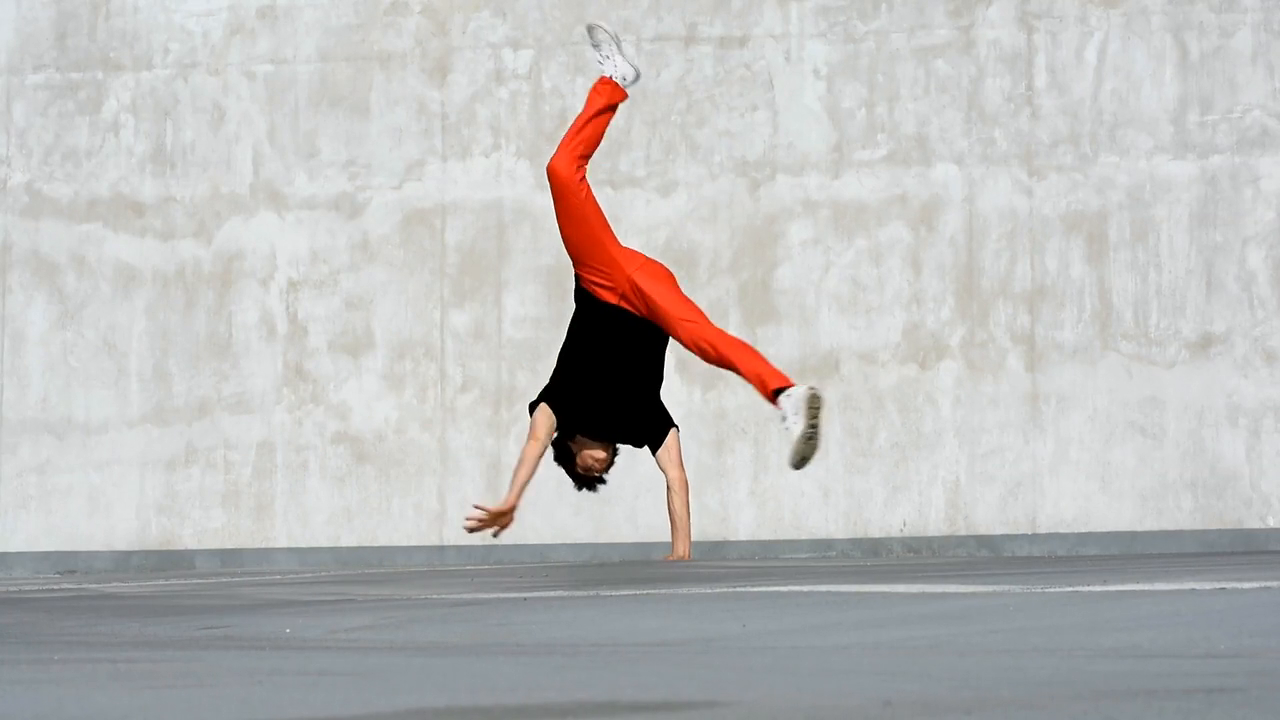
#> input picture frame 17 of Input Videos/Boy Dancing.mp4, 1280 x 720 px, given in place of Dance.mp4, which was not available
$ python videotoframes.py
#> lines starting #> are read from the running program, lines starting #| are printed output that depends on the picture; pictures that were not available may be replaced by others from this repository, and a replacement may not be noted
import cv2
import os

def extract_frames(video_path, output_folder):
    # Open the video file
    cap = cv2.VideoCapture(video_path)

    # Check if the video opened successfully
    if not cap.isOpened():
        print("Error: Unable to open the video file.")
        return

    # Get video properties
    fps = int(cap.get(cv2.CAP_PROP_FPS))
    total_frames = int(cap.get(cv2.CAP_PROP_FRAME_COUNT))

    print(f"Video FPS: {fps}")
    print(f"Total Frames: {total_frames}")

    # Create the output folder if it doesn't exist
    if not os.path.exists(output_folder):
        os.makedirs(output_folder)

    # Loop through each frame and save it as an image
    for frame_number in range(total_frames):
        ret, frame = cap.read()

        if not ret:
            print(f"Error reading frame {frame_number}")
            break

        # Save the frame as an image
        frame_filename = os.path.join(output_folder, f"frame_{frame_number:04d}.jpg")
        cv2.imwrite(frame_filename, frame)
#> this loop made 31 passes
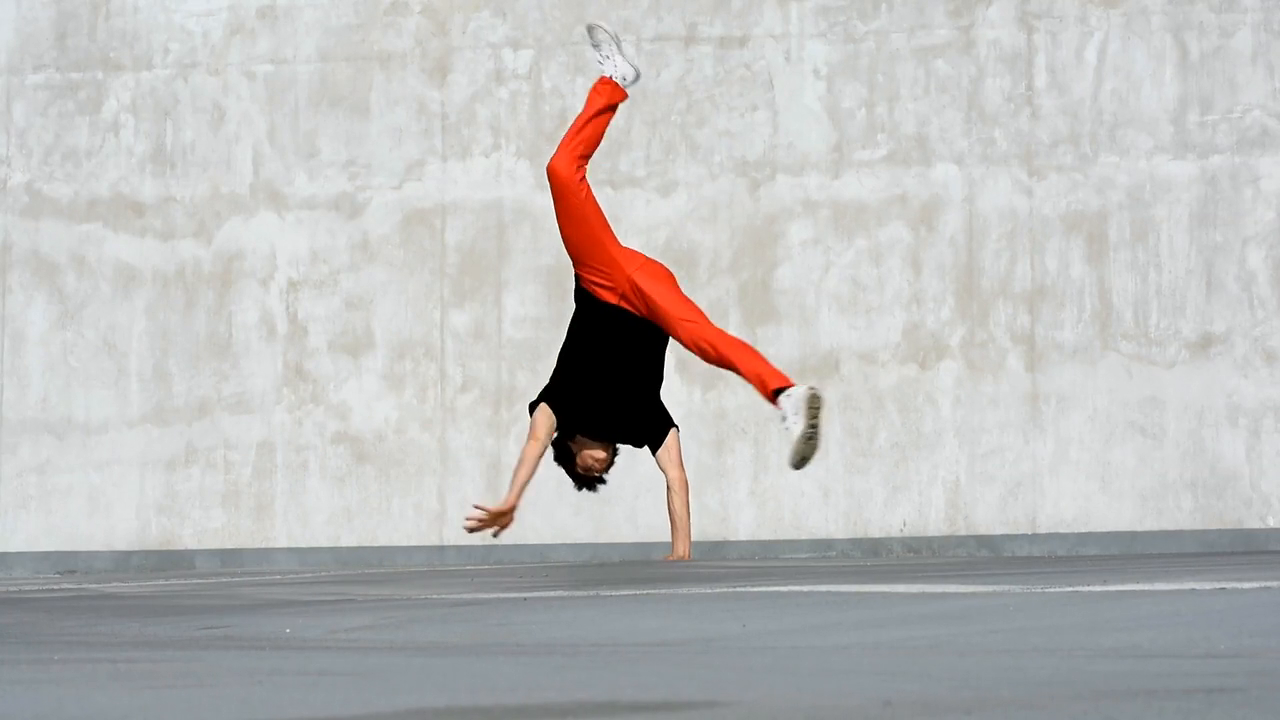
#> input picture frame 17 of Input Videos/Boy Dancing.mp4, 1280 x 720 px, given in place of Dance.mp4, which was not available
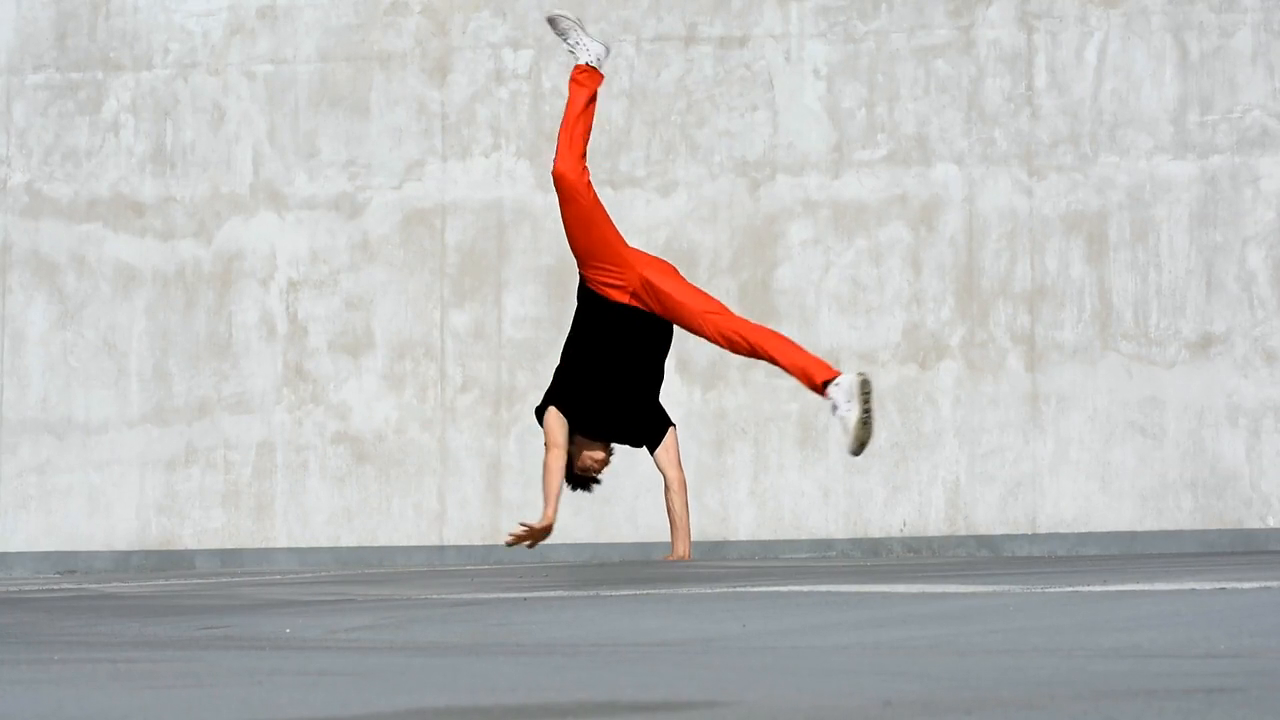
#> input picture frame 18 of Input Videos/Boy Dancing.mp4, 1280 x 720 px, given in place of Dance.mp4, which was not available
#> pass 3, in extract_frames, `ret, frame = cap.read()`:
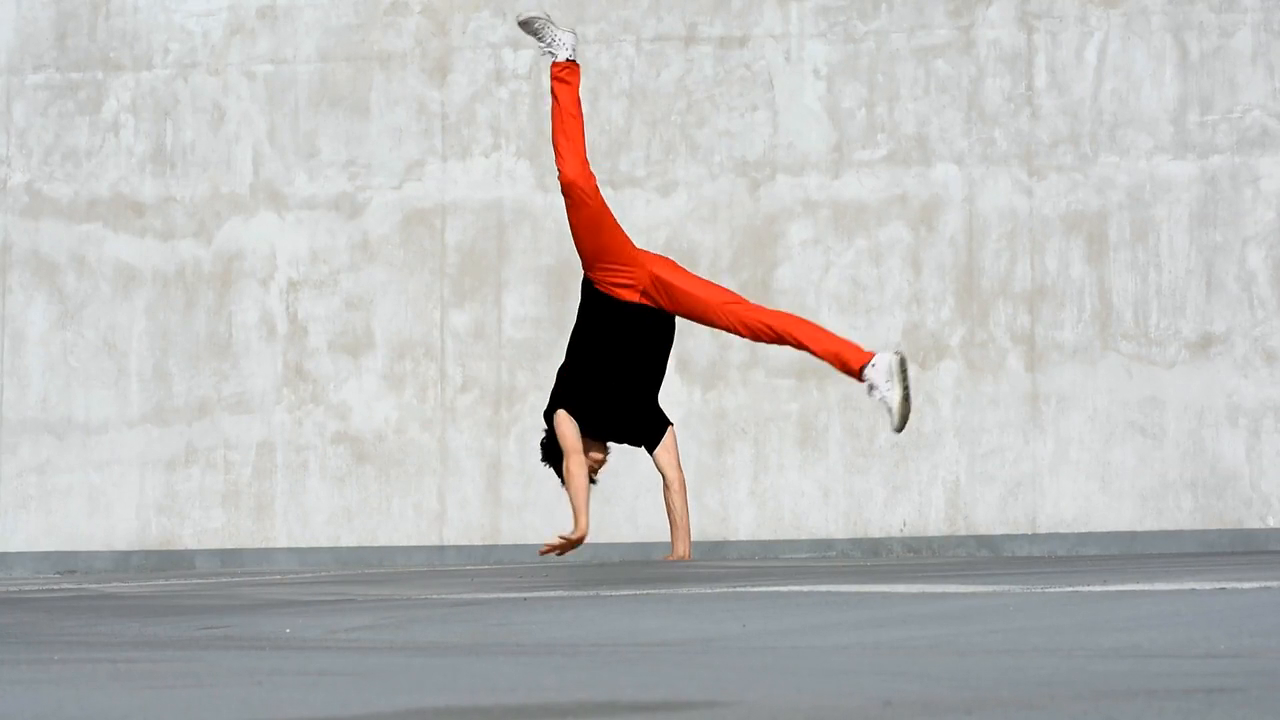
#> frame: shape (720, 1280, 3); mean B, G, R 187, 188.1, 189.2

    # Release the video capture object
    cap.release()

    print("Frames extraction completed.")

# Example usage
video_path = "/home/cs-ai-09/Group 8 DS Project/Files/Input Videos/Dance.mp4"
output_folder = "/home/cs-ai-09/Group 8 DS Project/Files/Final Result/Dance.mp4"

extract_frames(video_path, output_folder)

$ run again, starting later in the video
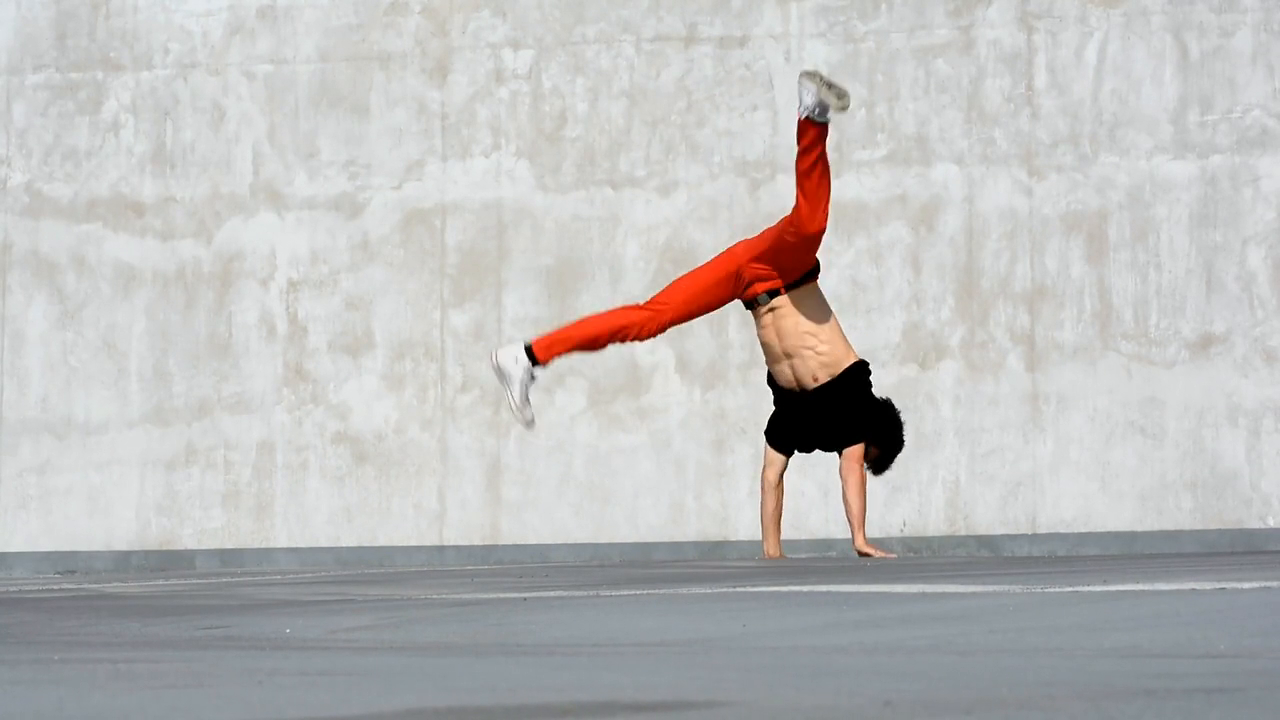
#> input picture frame 79 of Input Videos/Boy Dancing.mp4, 1280 x 720 px, given in place of Dance.mp4, which was not available
#> the loop in extract_frames, `for frame_number in range(total_frames):` made 31 passes
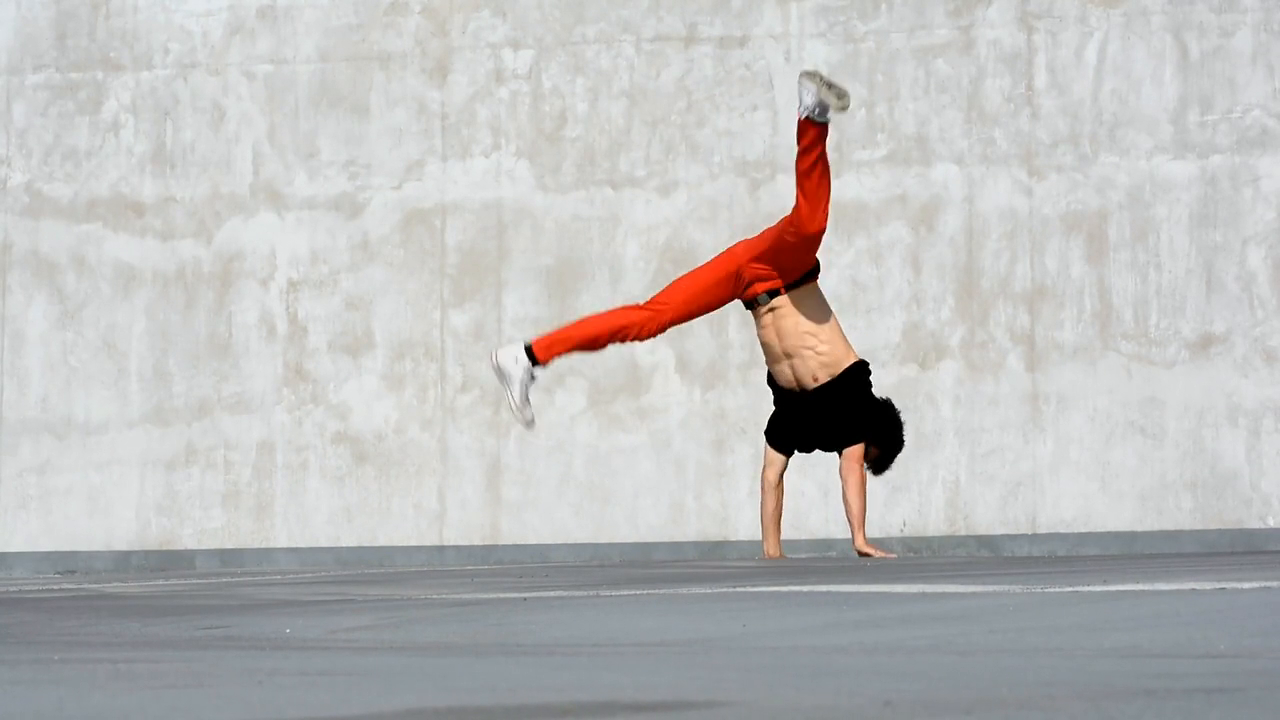
#> input picture frame 79 of Input Videos/Boy Dancing.mp4, 1280 x 720 px, given in place of Dance.mp4, which was not available
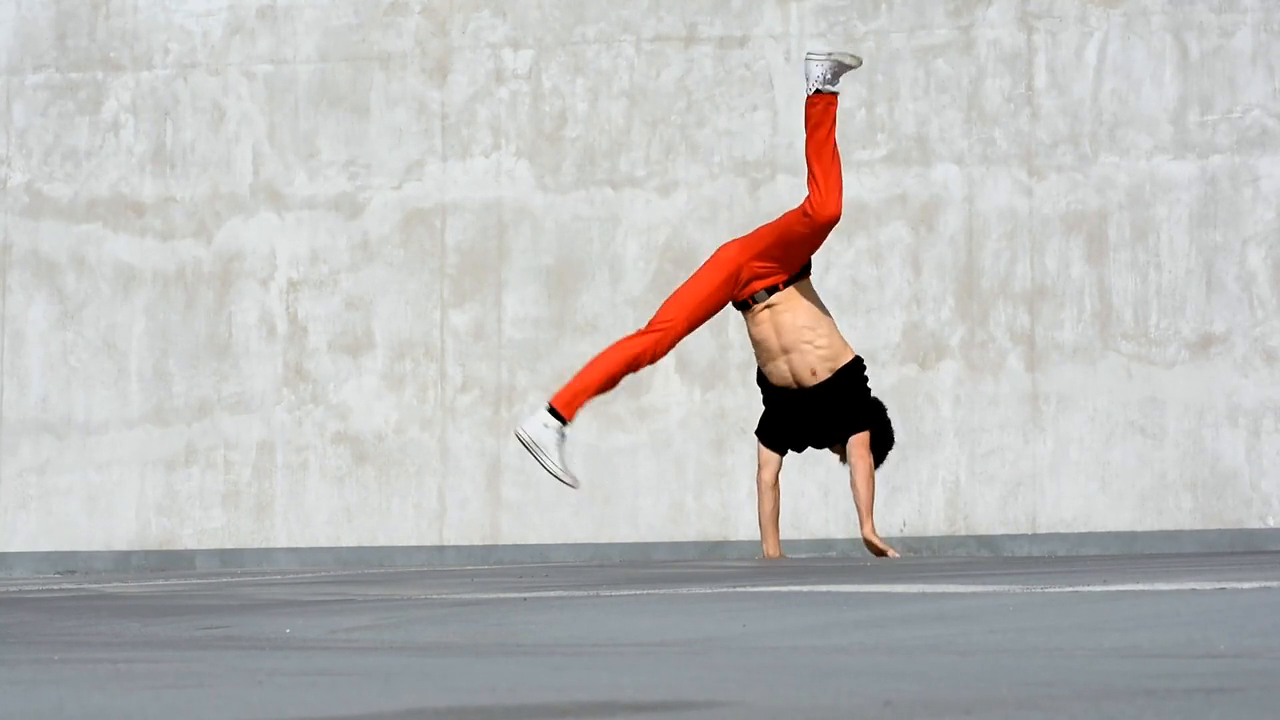
#> input picture frame 80 of Input Videos/Boy Dancing.mp4, 1280 x 720 px, given in place of Dance.mp4, which was not available
#> pass 3, in extract_frames, `ret, frame = cap.read()`:
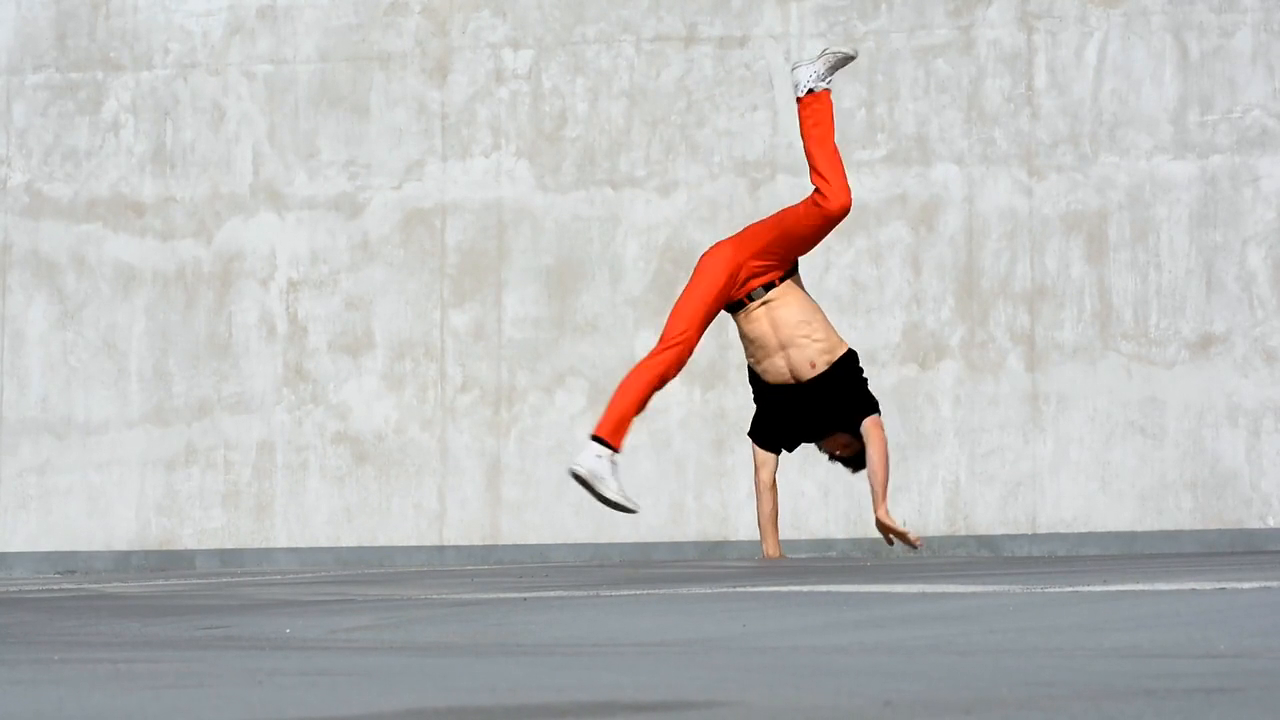
#> frame: shape (720, 1280, 3); mean B, G, R 187.3, 188.4, 189.8
